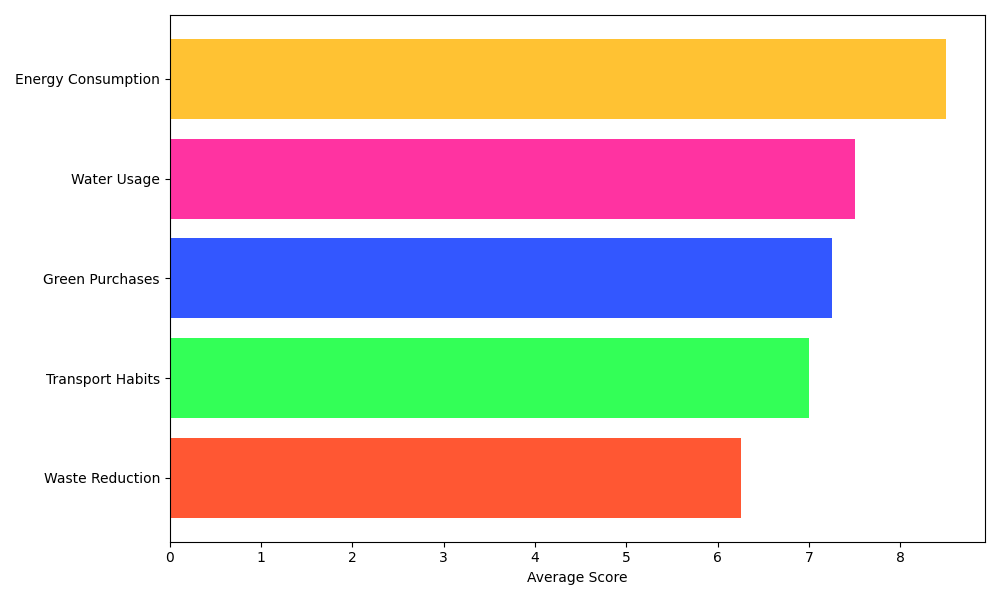

Python code for this plot:
import matplotlib.pyplot as plt
import numpy as np

categories = ['Energy Consumption', 'Waste Reduction', 'Water Usage', 'Transport Habits', 'Green Purchases']
household_data = {
    'Household A': [9, 6, 8, 7, 7],
    'Household B': [8, 7, 6, 8, 9],
    'Household C': [9, 6, 7, 6, 8],
    'Household D': [8, 6, 9, 7, 5],
}

average_data = np.mean(list(household_data.values()), axis=0)

sorted_indices = np.argsort(average_data)
sorted_categories = [categories[i] for i in sorted_indices]
sorted_average_data = average_data[sorted_indices]

plt.figure(figsize=(10, 6))
plt.barh(sorted_categories, sorted_average_data, color=['#FF5733', '#33FF57', '#3357FF', '#FF33A1', '#FFC233'])
plt.xlabel('Average Score')
plt.tight_layout()
plt.show()
